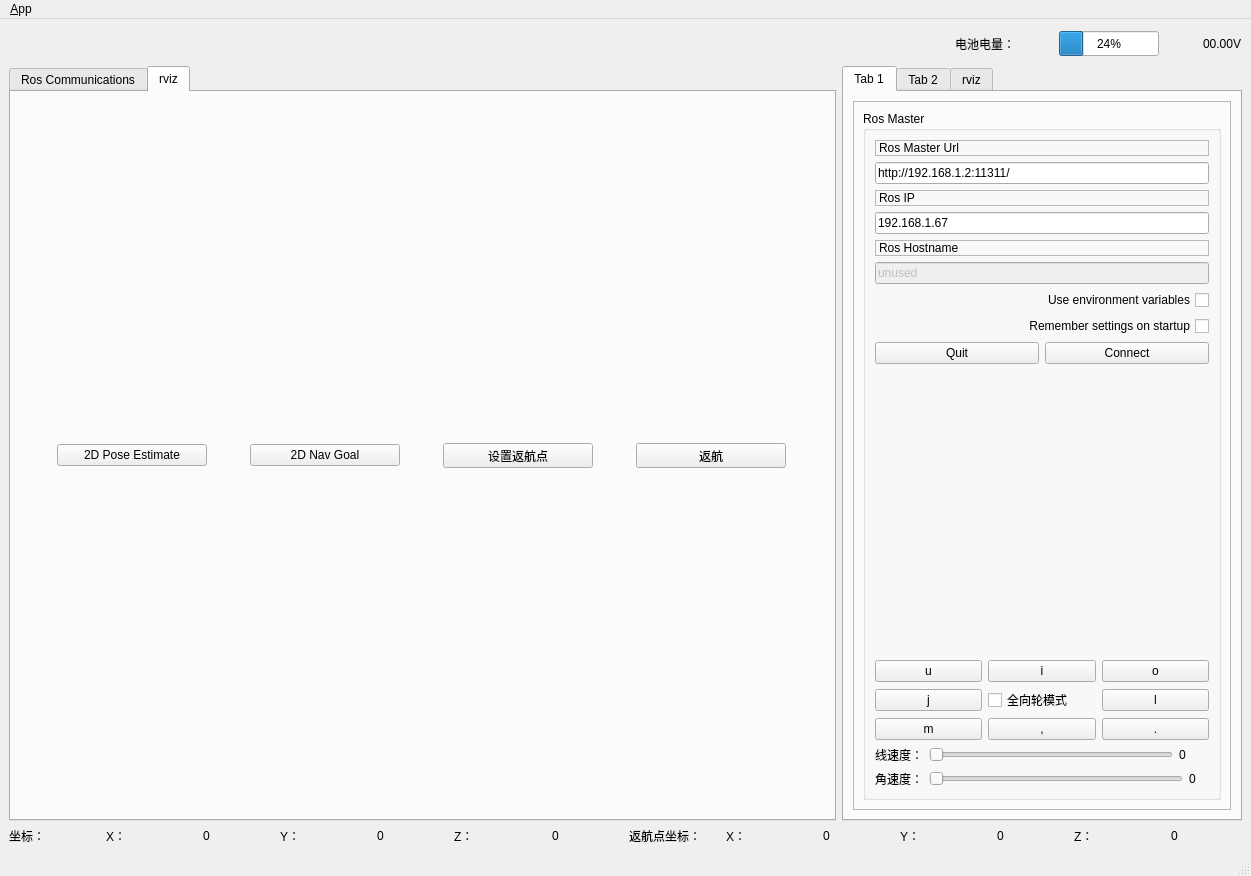
<?xml version="1.0" encoding="UTF-8"?>
<ui version="4.0">
 <class>MainWindowDesign</class>
 <widget class="QMainWindow" name="MainWindowDesign">
  <property name="geometry">
   <rect>
    <x>0</x>
    <y>0</y>
    <width>1251</width>
    <height>876</height>
   </rect>
  </property>
  <property name="windowTitle">
   <string>QRosApp</string>
  </property>
  <property name="windowIcon">
   <iconset resource="../resources/images.qrc">
    <normaloff>:/images/icon.png</normaloff>:/images/icon.png</iconset>
  </property>
  <property name="locale">
   <locale language="English" country="Australia"/>
  </property>
  <widget class="QWidget" name="centralwidget">
   <layout class="QVBoxLayout" name="verticalLayout_12">
    <item>
     <layout class="QVBoxLayout" name="verticalLayout_9">
      <item>
       <layout class="QHBoxLayout" name="horizontalLayout_12">
        <item>
         <spacer name="horizontalSpacer">
          <property name="orientation">
           <enum>Qt::Horizontal</enum>
          </property>
          <property name="sizeHint" stdset="0">
           <size>
            <width>40</width>
            <height>20</height>
           </size>
          </property>
         </spacer>
        </item>
        <item>
         <layout class="QHBoxLayout" name="horizontalLayout_7">
          <item>
           <spacer name="horizontalSpacer_2">
            <property name="orientation">
             <enum>Qt::Horizontal</enum>
            </property>
            <property name="sizeHint" stdset="0">
             <size>
              <width>40</width>
              <height>20</height>
             </size>
            </property>
           </spacer>
          </item>
          <item>
           <widget class="QLabel" name="label_8">
            <property name="text">
             <string>电池电量：</string>
            </property>
           </widget>
          </item>
          <item>
           <widget class="QLabel" name="label_9">
            <property name="minimumSize">
             <size>
              <width>32</width>
              <height>32</height>
             </size>
            </property>
            <property name="maximumSize">
             <size>
              <width>32</width>
              <height>32</height>
             </size>
            </property>
            <property name="text">
             <string/>
            </property>
            <property name="pixmap">
             <pixmap resource="../resources/images.qrc">:/images/power.png</pixmap>
            </property>
           </widget>
          </item>
          <item>
           <widget class="QProgressBar" name="progressBar">
            <property name="minimumSize">
             <size>
              <width>100</width>
              <height>25</height>
             </size>
            </property>
            <property name="maximumSize">
             <size>
              <width>100</width>
              <height>25</height>
             </size>
            </property>
            <property name="value">
             <number>24</number>
            </property>
           </widget>
          </item>
          <item>
           <widget class="QLabel" name="label_10">
            <property name="minimumSize">
             <size>
              <width>32</width>
              <height>32</height>
             </size>
            </property>
            <property name="maximumSize">
             <size>
              <width>32</width>
              <height>32</height>
             </size>
            </property>
            <property name="text">
             <string/>
            </property>
            <property name="pixmap">
             <pixmap resource="../resources/images.qrc">:/images/power-v.png</pixmap>
            </property>
           </widget>
          </item>
          <item>
           <widget class="QLabel" name="label_power_val">
            <property name="text">
             <string>00.00V</string>
            </property>
           </widget>
          </item>
         </layout>
        </item>
       </layout>
      </item>
      <item>
       <layout class="QHBoxLayout" name="horizontalLayout_13">
        <item>
         <widget class="QTabWidget" name="tab_manager">
          <property name="minimumSize">
           <size>
            <width>100</width>
            <height>0</height>
           </size>
          </property>
          <property name="locale">
           <locale language="English" country="Australia"/>
          </property>
          <property name="currentIndex">
           <number>1</number>
          </property>
          <widget class="QWidget" name="tab_status">
           <attribute name="title">
            <string>Ros Communications</string>
           </attribute>
           <layout class="QVBoxLayout" name="verticalLayout_11">
            <item>
             <layout class="QVBoxLayout" name="verticalLayout_10">
              <item>
               <layout class="QGridLayout" name="gridLayout">
                <item row="1" column="2">
                 <widget class="QLabel" name="label_7">
                  <property name="text">
                   <string>Y轴线速度</string>
                  </property>
                 </widget>
                </item>
                <item row="1" column="1">
                 <widget class="QLabel" name="label_dir_x">
                  <property name="text">
                   <string>正向</string>
                  </property>
                 </widget>
                </item>
                <item row="0" column="2" colspan="2">
                 <widget class="QWidget" name="widget_speed_y" native="true">
                  <property name="minimumSize">
                   <size>
                    <width>300</width>
                    <height>300</height>
                   </size>
                  </property>
                 </widget>
                </item>
                <item row="0" column="0" colspan="2">
                 <widget class="QWidget" name="widget_speed_x" native="true">
                  <property name="minimumSize">
                   <size>
                    <width>300</width>
                    <height>300</height>
                   </size>
                  </property>
                 </widget>
                </item>
                <item row="1" column="3">
                 <widget class="QLabel" name="label_dir_y">
                  <property name="text">
                   <string>正向</string>
                  </property>
                 </widget>
                </item>
                <item row="1" column="0">
                 <widget class="QLabel" name="label_6">
                  <property name="text">
                   <string>X轴线速度</string>
                  </property>
                 </widget>
                </item>
               </layout>
              </item>
              <item>
               <widget class="QFrame" name="frame_2">
                <property name="frameShape">
                 <enum>QFrame::HLine</enum>
                </property>
                <property name="frameShadow">
                 <enum>QFrame::Raised</enum>
                </property>
               </widget>
              </item>
              <item>
               <spacer name="verticalSpacer_2">
                <property name="orientation">
                 <enum>Qt::Vertical</enum>
                </property>
                <property name="sizeHint" stdset="0">
                 <size>
                  <width>20</width>
                  <height>40</height>
                 </size>
                </property>
               </spacer>
              </item>
              <item>
               <layout class="QHBoxLayout" name="horizontalLayout_9">
                <item>
                 <widget class="QGroupBox" name="groupBox_12">
                  <property name="sizePolicy">
                   <sizepolicy hsizetype="MinimumExpanding" vsizetype="Preferred">
                    <horstretch>0</horstretch>
                    <verstretch>0</verstretch>
                   </sizepolicy>
                  </property>
                  <property name="title">
                   <string>Logging</string>
                  </property>
                  <layout class="QVBoxLayout" name="verticalLayout_2">
                   <item>
                    <widget class="QListView" name="view_logging"/>
                   </item>
                  </layout>
                 </widget>
                </item>
                <item>
                 <layout class="QHBoxLayout" name="horizontalLayout_8">
                  <item>
                   <widget class="QLabel" name="label_image">
                    <property name="minimumSize">
                     <size>
                      <width>200</width>
                      <height>200</height>
                     </size>
                    </property>
                    <property name="maximumSize">
                     <size>
                      <width>200</width>
                      <height>200</height>
                     </size>
                    </property>
                    <property name="styleSheet">
                     <string notr="true">border:1px solid black</string>
                    </property>
                    <property name="text">
                     <string>NO IMAGE</string>
                    </property>
                   </widget>
                  </item>
                  <item>
                   <layout class="QVBoxLayout" name="verticalLayout">
                    <item>
                     <widget class="QLineEdit" name="lineEdit_image_topic"/>
                    </item>
                    <item>
                     <widget class="QPushButton" name="pushButton_sub_image">
                      <property name="text">
                       <string>订阅</string>
                      </property>
                     </widget>
                    </item>
                   </layout>
                  </item>
                 </layout>
                </item>
               </layout>
              </item>
             </layout>
            </item>
            <item>
             <widget class="QWidget" name="widget" native="true"/>
            </item>
            <item>
             <widget class="QLabel" name="label_11">
              <property name="minimumSize">
               <size>
                <width>100</width>
                <height>100</height>
               </size>
              </property>
              <property name="maximumSize">
               <size>
                <width>100</width>
                <height>16777215</height>
               </size>
              </property>
              <property name="text">
               <string/>
              </property>
             </widget>
            </item>
           </layout>
          </widget>
          <widget class="QWidget" name="tab_3">
           <attribute name="title">
            <string>rviz</string>
           </attribute>
           <layout class="QVBoxLayout" name="verticalLayout_16">
            <item>
             <layout class="QVBoxLayout" name="verticalLayout_13">
              <item>
               <layout class="QHBoxLayout" name="horizontalLayout_11">
                <item>
                 <widget class="QPushButton" name="set_start_btn">
                  <property name="minimumSize">
                   <size>
                    <width>150</width>
                    <height>0</height>
                   </size>
                  </property>
                  <property name="maximumSize">
                   <size>
                    <width>150</width>
                    <height>16777215</height>
                   </size>
                  </property>
                  <property name="text">
                   <string>2D Pose Estimate</string>
                  </property>
                  <property name="icon">
                   <iconset resource="../resources/images.qrc">
                    <normaloff>:/images/classes/SetInitialPose.png</normaloff>:/images/classes/SetInitialPose.png</iconset>
                  </property>
                 </widget>
                </item>
                <item>
                 <widget class="QPushButton" name="set_goal_btn">
                  <property name="minimumSize">
                   <size>
                    <width>150</width>
                    <height>0</height>
                   </size>
                  </property>
                  <property name="maximumSize">
                   <size>
                    <width>150</width>
                    <height>16777215</height>
                   </size>
                  </property>
                  <property name="text">
                   <string>2D Nav Goal</string>
                  </property>
                  <property name="icon">
                   <iconset resource="../resources/images.qrc">
                    <normaloff>:/images/classes/SetGoal.png</normaloff>:/images/classes/SetGoal.png</iconset>
                  </property>
                 </widget>
                </item>
                <item>
                 <widget class="QPushButton" name="set_return_pos_btn">
                  <property name="minimumSize">
                   <size>
                    <width>150</width>
                    <height>25</height>
                   </size>
                  </property>
                  <property name="maximumSize">
                   <size>
                    <width>150</width>
                    <height>25</height>
                   </size>
                  </property>
                  <property name="text">
                   <string>设置返航点</string>
                  </property>
                  <property name="icon">
                   <iconset resource="../resources/images.qrc">
                    <normaloff>:/images/set_return.png</normaloff>:/images/set_return.png</iconset>
                  </property>
                 </widget>
                </item>
                <item>
                 <widget class="QPushButton" name="return_btn">
                  <property name="minimumSize">
                   <size>
                    <width>150</width>
                    <height>25</height>
                   </size>
                  </property>
                  <property name="maximumSize">
                   <size>
                    <width>150</width>
                    <height>25</height>
                   </size>
                  </property>
                  <property name="text">
                   <string>返航</string>
                  </property>
                  <property name="icon">
                   <iconset resource="../resources/images.qrc">
                    <normaloff>:/images/return.png</normaloff>:/images/return.png</iconset>
                  </property>
                 </widget>
                </item>
               </layout>
              </item>
              <item>
               <layout class="QVBoxLayout" name="layout_rviz"/>
              </item>
             </layout>
            </item>
           </layout>
          </widget>
         </widget>
        </item>
        <item>
         <widget class="QTabWidget" name="tabWidget">
          <property name="maximumSize">
           <size>
            <width>400</width>
            <height>16777215</height>
           </size>
          </property>
          <property name="currentIndex">
           <number>0</number>
          </property>
          <widget class="QWidget" name="tab">
           <attribute name="title">
            <string>Tab 1</string>
           </attribute>
           <layout class="QVBoxLayout" name="verticalLayout_8">
            <item>
             <widget class="QFrame" name="frame">
              <property name="sizePolicy">
               <sizepolicy hsizetype="Minimum" vsizetype="Preferred">
                <horstretch>0</horstretch>
                <verstretch>0</verstretch>
               </sizepolicy>
              </property>
              <property name="frameShape">
               <enum>QFrame::StyledPanel</enum>
              </property>
              <property name="frameShadow">
               <enum>QFrame::Raised</enum>
              </property>
              <layout class="QVBoxLayout" name="verticalLayout_3">
               <item>
                <widget class="QGroupBox" name="groupBox">
                 <property name="title">
                  <string>Ros Master</string>
                 </property>
                 <layout class="QVBoxLayout" name="verticalLayout_7">
                  <item>
                   <layout class="QVBoxLayout" name="verticalLayout_6">
                    <item>
                     <layout class="QVBoxLayout" name="verticalLayout_4">
                      <item>
                       <widget class="QLabel" name="label">
                        <property name="frameShape">
                         <enum>QFrame::StyledPanel</enum>
                        </property>
                        <property name="frameShadow">
                         <enum>QFrame::Raised</enum>
                        </property>
                        <property name="text">
                         <string>Ros Master Url</string>
                        </property>
                       </widget>
                      </item>
                      <item>
                       <widget class="QLineEdit" name="line_edit_master">
                        <property name="text">
                         <string>http://192.168.1.2:11311/</string>
                        </property>
                       </widget>
                      </item>
                      <item>
                       <widget class="QLabel" name="label_2">
                        <property name="frameShape">
                         <enum>QFrame::StyledPanel</enum>
                        </property>
                        <property name="frameShadow">
                         <enum>QFrame::Raised</enum>
                        </property>
                        <property name="text">
                         <string>Ros IP</string>
                        </property>
                       </widget>
                      </item>
                      <item>
                       <widget class="QLineEdit" name="line_edit_host">
                        <property name="text">
                         <string>192.168.1.67</string>
                        </property>
                       </widget>
                      </item>
                      <item>
                       <widget class="QLabel" name="label_3">
                        <property name="frameShape">
                         <enum>QFrame::StyledPanel</enum>
                        </property>
                        <property name="frameShadow">
                         <enum>QFrame::Raised</enum>
                        </property>
                        <property name="text">
                         <string>Ros Hostname</string>
                        </property>
                       </widget>
                      </item>
                      <item>
                       <widget class="QLineEdit" name="line_edit_topic">
                        <property name="enabled">
                         <bool>false</bool>
                        </property>
                        <property name="text">
                         <string>unused</string>
                        </property>
                       </widget>
                      </item>
                      <item>
                       <widget class="QCheckBox" name="checkbox_use_environment">
                        <property name="layoutDirection">
                         <enum>Qt::RightToLeft</enum>
                        </property>
                        <property name="text">
                         <string>Use environment variables</string>
                        </property>
                       </widget>
                      </item>
                      <item>
                       <widget class="QCheckBox" name="checkbox_remember_settings">
                        <property name="layoutDirection">
                         <enum>Qt::RightToLeft</enum>
                        </property>
                        <property name="text">
                         <string>Remember settings on startup</string>
                        </property>
                       </widget>
                      </item>
                      <item>
                       <layout class="QHBoxLayout" name="horizontalLayout">
                        <item>
                         <widget class="QPushButton" name="quit_button">
                          <property name="sizePolicy">
                           <sizepolicy hsizetype="MinimumExpanding" vsizetype="Fixed">
                            <horstretch>0</horstretch>
                            <verstretch>0</verstretch>
                           </sizepolicy>
                          </property>
                          <property name="text">
                           <string>Quit</string>
                          </property>
                         </widget>
                        </item>
                        <item>
                         <widget class="QPushButton" name="button_connect">
                          <property name="enabled">
                           <bool>true</bool>
                          </property>
                          <property name="sizePolicy">
                           <sizepolicy hsizetype="MinimumExpanding" vsizetype="Fixed">
                            <horstretch>0</horstretch>
                            <verstretch>0</verstretch>
                           </sizepolicy>
                          </property>
                          <property name="toolTip">
                           <string>Set the target to the current joint trajectory state.</string>
                          </property>
                          <property name="statusTip">
                           <string>Clear all waypoints and set the target to the current joint trajectory state.</string>
                          </property>
                          <property name="text">
                           <string>Connect</string>
                          </property>
                         </widget>
                        </item>
                       </layout>
                      </item>
                     </layout>
                    </item>
                    <item>
                     <spacer name="verticalSpacer">
                      <property name="orientation">
                       <enum>Qt::Vertical</enum>
                      </property>
                      <property name="sizeHint" stdset="0">
                       <size>
                        <width>20</width>
                        <height>40</height>
                       </size>
                      </property>
                     </spacer>
                    </item>
                    <item>
                     <layout class="QVBoxLayout" name="verticalLayout_5">
                      <item>
                       <layout class="QHBoxLayout" name="horizontalLayout_2">
                        <item>
                         <widget class="QPushButton" name="pushButton_u">
                          <property name="text">
                           <string>u</string>
                          </property>
                          <property name="shortcut">
                           <string>U</string>
                          </property>
                         </widget>
                        </item>
                        <item>
                         <widget class="QPushButton" name="pushButton_i">
                          <property name="text">
                           <string>i</string>
                          </property>
                          <property name="shortcut">
                           <string>I</string>
                          </property>
                         </widget>
                        </item>
                        <item>
                         <widget class="QPushButton" name="pushButton_o">
                          <property name="text">
                           <string>o</string>
                          </property>
                          <property name="shortcut">
                           <string>O</string>
                          </property>
                         </widget>
                        </item>
                       </layout>
                      </item>
                      <item>
                       <layout class="QHBoxLayout" name="horizontalLayout_3">
                        <item>
                         <widget class="QPushButton" name="pushButton_j">
                          <property name="text">
                           <string>j</string>
                          </property>
                          <property name="shortcut">
                           <string>J</string>
                          </property>
                         </widget>
                        </item>
                        <item>
                         <widget class="QCheckBox" name="checkBox_is_all">
                          <property name="text">
                           <string>全向轮模式</string>
                          </property>
                          <property name="shortcut">
                           <string>K</string>
                          </property>
                         </widget>
                        </item>
                        <item>
                         <widget class="QPushButton" name="pushButton_l">
                          <property name="text">
                           <string>l</string>
                          </property>
                          <property name="shortcut">
                           <string>L</string>
                          </property>
                         </widget>
                        </item>
                       </layout>
                      </item>
                      <item>
                       <layout class="QHBoxLayout" name="horizontalLayout_4">
                        <item>
                         <widget class="QPushButton" name="pushButton_n">
                          <property name="text">
                           <string>m</string>
                          </property>
                          <property name="shortcut">
                           <string>M</string>
                          </property>
                         </widget>
                        </item>
                        <item>
                         <widget class="QPushButton" name="pushButton_m">
                          <property name="text">
                           <string>,</string>
                          </property>
                          <property name="shortcut">
                           <string>,</string>
                          </property>
                         </widget>
                        </item>
                        <item>
                         <widget class="QPushButton" name="pushButton_br">
                          <property name="text">
                           <string>.</string>
                          </property>
                          <property name="shortcut">
                           <string>.</string>
                          </property>
                         </widget>
                        </item>
                       </layout>
                      </item>
                      <item>
                       <layout class="QHBoxLayout" name="horizontalLayout_5">
                        <item>
                         <widget class="QLabel" name="label_4">
                          <property name="text">
                           <string>线速度：</string>
                          </property>
                         </widget>
                        </item>
                        <item>
                         <widget class="QSlider" name="horizontalSlider_linera">
                          <property name="maximum">
                           <number>100</number>
                          </property>
                          <property name="value">
                           <number>0</number>
                          </property>
                          <property name="orientation">
                           <enum>Qt::Horizontal</enum>
                          </property>
                         </widget>
                        </item>
                        <item>
                         <widget class="QLabel" name="label_linera">
                          <property name="minimumSize">
                           <size>
                            <width>30</width>
                            <height>0</height>
                           </size>
                          </property>
                          <property name="maximumSize">
                           <size>
                            <width>30</width>
                            <height>16777215</height>
                           </size>
                          </property>
                          <property name="text">
                           <string>0</string>
                          </property>
                         </widget>
                        </item>
                       </layout>
                      </item>
                      <item>
                       <layout class="QHBoxLayout" name="horizontalLayout_6">
                        <item>
                         <widget class="QLabel" name="label_5">
                          <property name="text">
                           <string>角速度：</string>
                          </property>
                         </widget>
                        </item>
                        <item>
                         <widget class="QSlider" name="horizontalSlider_raw">
                          <property name="maximum">
                           <number>100</number>
                          </property>
                          <property name="value">
                           <number>0</number>
                          </property>
                          <property name="orientation">
                           <enum>Qt::Horizontal</enum>
                          </property>
                         </widget>
                        </item>
                        <item>
                         <widget class="QLabel" name="label_raw">
                          <property name="minimumSize">
                           <size>
                            <width>20</width>
                            <height>0</height>
                           </size>
                          </property>
                          <property name="maximumSize">
                           <size>
                            <width>20</width>
                            <height>16777215</height>
                           </size>
                          </property>
                          <property name="text">
                           <string>0</string>
                          </property>
                         </widget>
                        </item>
                       </layout>
                      </item>
                     </layout>
                    </item>
                   </layout>
                  </item>
                 </layout>
                </widget>
               </item>
              </layout>
             </widget>
            </item>
           </layout>
          </widget>
          <widget class="QWidget" name="tab_2">
           <attribute name="title">
            <string>Tab 2</string>
           </attribute>
           <widget class="QGroupBox" name="groupBox_2">
            <property name="geometry">
             <rect>
              <x>20</x>
              <y>40</y>
              <width>391</width>
              <height>131</height>
             </rect>
            </property>
            <property name="title">
             <string>激光雷达</string>
            </property>
            <widget class="QPushButton" name="laser_btn">
             <property name="geometry">
              <rect>
               <x>20</x>
               <y>100</y>
               <width>111</width>
               <height>25</height>
              </rect>
             </property>
             <property name="text">
              <string>打开激光雷达</string>
             </property>
            </widget>
            <widget class="QTextEdit" name="textEdit_laser_cmd">
             <property name="geometry">
              <rect>
               <x>20</x>
               <y>30</y>
               <width>301</width>
               <height>51</height>
              </rect>
             </property>
            </widget>
           </widget>
           <widget class="QTextEdit" name="textEdit_quick_output">
            <property name="geometry">
             <rect>
              <x>20</x>
              <y>280</y>
              <width>391</width>
              <height>111</height>
             </rect>
            </property>
            <property name="styleSheet">
             <string notr="true">background:rgb(0, 0, 0)
</string>
            </property>
           </widget>
          </widget>
          <widget class="QWidget" name="tab_4">
           <attribute name="title">
            <string>rviz</string>
           </attribute>
           <layout class="QVBoxLayout" name="verticalLayout_15">
            <item>
             <layout class="QVBoxLayout" name="verticalLayout_14">
              <item>
               <layout class="QHBoxLayout" name="horizontalLayout_10">
                <item>
                 <widget class="QLabel" name="label_13">
                  <property name="minimumSize">
                   <size>
                    <width>16</width>
                    <height>16</height>
                   </size>
                  </property>
                  <property name="maximumSize">
                   <size>
                    <width>16</width>
                    <height>16</height>
                   </size>
                  </property>
                  <property name="text">
                   <string/>
                  </property>
                  <property name="pixmap">
                   <pixmap resource="../resources/images.qrc">:/images/classes/Displays.svg</pixmap>
                  </property>
                 </widget>
                </item>
                <item>
                 <widget class="QLabel" name="label_12">
                  <property name="text">
                   <string>Display</string>
                  </property>
                 </widget>
                </item>
               </layout>
              </item>
              <item>
               <widget class="QTreeWidget" name="treeWidget">
                <attribute name="headerMinimumSectionSize">
                 <number>150</number>
                </attribute>
                <attribute name="headerDefaultSectionSize">
                 <number>150</number>
                </attribute>
                <column>
                 <property name="text">
                  <string notr="true">1</string>
                 </property>
                </column>
               </widget>
              </item>
             </layout>
            </item>
           </layout>
          </widget>
         </widget>
        </item>
       </layout>
      </item>
      <item>
       <layout class="QHBoxLayout" name="horizontalLayout_14">
        <item>
         <widget class="QLabel" name="label_14">
          <property name="text">
           <string>坐标：</string>
          </property>
         </widget>
        </item>
        <item>
         <widget class="QLabel" name="label_15">
          <property name="text">
           <string>X：</string>
          </property>
         </widget>
        </item>
        <item>
         <widget class="QLabel" name="pos_x">
          <property name="minimumSize">
           <size>
            <width>71</width>
            <height>0</height>
           </size>
          </property>
          <property name="maximumSize">
           <size>
            <width>71</width>
            <height>16777215</height>
           </size>
          </property>
          <property name="text">
           <string>0</string>
          </property>
         </widget>
        </item>
        <item>
         <widget class="QLabel" name="label_16">
          <property name="text">
           <string>Y：</string>
          </property>
         </widget>
        </item>
        <item>
         <widget class="QLabel" name="pos_y">
          <property name="minimumSize">
           <size>
            <width>71</width>
            <height>0</height>
           </size>
          </property>
          <property name="maximumSize">
           <size>
            <width>71</width>
            <height>16777215</height>
           </size>
          </property>
          <property name="text">
           <string>0</string>
          </property>
         </widget>
        </item>
        <item>
         <widget class="QLabel" name="label_17">
          <property name="text">
           <string>Z：</string>
          </property>
         </widget>
        </item>
        <item>
         <widget class="QLabel" name="pos_z">
          <property name="minimumSize">
           <size>
            <width>71</width>
            <height>0</height>
           </size>
          </property>
          <property name="maximumSize">
           <size>
            <width>71</width>
            <height>16777215</height>
           </size>
          </property>
          <property name="text">
           <string>0</string>
          </property>
         </widget>
        </item>
        <item>
         <widget class="QLabel" name="label_20">
          <property name="text">
           <string>返航点坐标：</string>
          </property>
         </widget>
        </item>
        <item>
         <widget class="QLabel" name="label_19">
          <property name="text">
           <string>X：</string>
          </property>
         </widget>
        </item>
        <item>
         <widget class="QLabel" name="return_x">
          <property name="minimumSize">
           <size>
            <width>71</width>
            <height>0</height>
           </size>
          </property>
          <property name="maximumSize">
           <size>
            <width>71</width>
            <height>16777215</height>
           </size>
          </property>
          <property name="text">
           <string>0</string>
          </property>
         </widget>
        </item>
        <item>
         <widget class="QLabel" name="label_18">
          <property name="text">
           <string>Y：</string>
          </property>
         </widget>
        </item>
        <item>
         <widget class="QLabel" name="return_y">
          <property name="minimumSize">
           <size>
            <width>71</width>
            <height>0</height>
           </size>
          </property>
          <property name="maximumSize">
           <size>
            <width>71</width>
            <height>16777215</height>
           </size>
          </property>
          <property name="text">
           <string>0</string>
          </property>
         </widget>
        </item>
        <item>
         <widget class="QLabel" name="label_21">
          <property name="text">
           <string>Z：</string>
          </property>
         </widget>
        </item>
        <item>
         <widget class="QLabel" name="return_z">
          <property name="minimumSize">
           <size>
            <width>71</width>
            <height>0</height>
           </size>
          </property>
          <property name="maximumSize">
           <size>
            <width>71</width>
            <height>16777215</height>
           </size>
          </property>
          <property name="text">
           <string>0</string>
          </property>
         </widget>
        </item>
       </layout>
      </item>
     </layout>
    </item>
   </layout>
  </widget>
  <widget class="QMenuBar" name="menubar">
   <property name="geometry">
    <rect>
     <x>0</x>
     <y>0</y>
     <width>1251</width>
     <height>28</height>
    </rect>
   </property>
   <widget class="QMenu" name="menu_File">
    <property name="title">
     <string>&amp;App</string>
    </property>
    <addaction name="action_Preferences"/>
    <addaction name="separator"/>
    <addaction name="actionAbout"/>
    <addaction name="actionAbout_Qt"/>
    <addaction name="separator"/>
    <addaction name="action_Quit"/>
   </widget>
   <addaction name="menu_File"/>
  </widget>
  <widget class="QStatusBar" name="statusbar"/>
  <action name="action_Quit">
   <property name="text">
    <string>&amp;Quit</string>
   </property>
   <property name="shortcut">
    <string>Ctrl+Q</string>
   </property>
   <property name="shortcutContext">
    <enum>Qt::ApplicationShortcut</enum>
   </property>
  </action>
  <action name="action_Preferences">
   <property name="text">
    <string>&amp;Preferences</string>
   </property>
  </action>
  <action name="actionAbout">
   <property name="text">
    <string>&amp;About</string>
   </property>
  </action>
  <action name="actionAbout_Qt">
   <property name="text">
    <string>About &amp;Qt</string>
   </property>
  </action>
 </widget>
 <resources>
  <include location="../resources/images.qrc"/>
 </resources>
 <connections>
  <connection>
   <sender>action_Quit</sender>
   <signal>triggered()</signal>
   <receiver>MainWindowDesign</receiver>
   <slot>close()</slot>
   <hints>
    <hint type="sourcelabel">
     <x>-1</x>
     <y>-1</y>
    </hint>
    <hint type="destinationlabel">
     <x>399</x>
     <y>299</y>
    </hint>
   </hints>
  </connection>
  <connection>
   <sender>quit_button</sender>
   <signal>clicked()</signal>
   <receiver>MainWindowDesign</receiver>
   <slot>close()</slot>
   <hints>
    <hint type="sourcelabel">
     <x>859</x>
     <y>552</y>
    </hint>
    <hint type="destinationlabel">
     <x>469</x>
     <y>299</y>
    </hint>
   </hints>
  </connection>
 </connections>
</ui>
